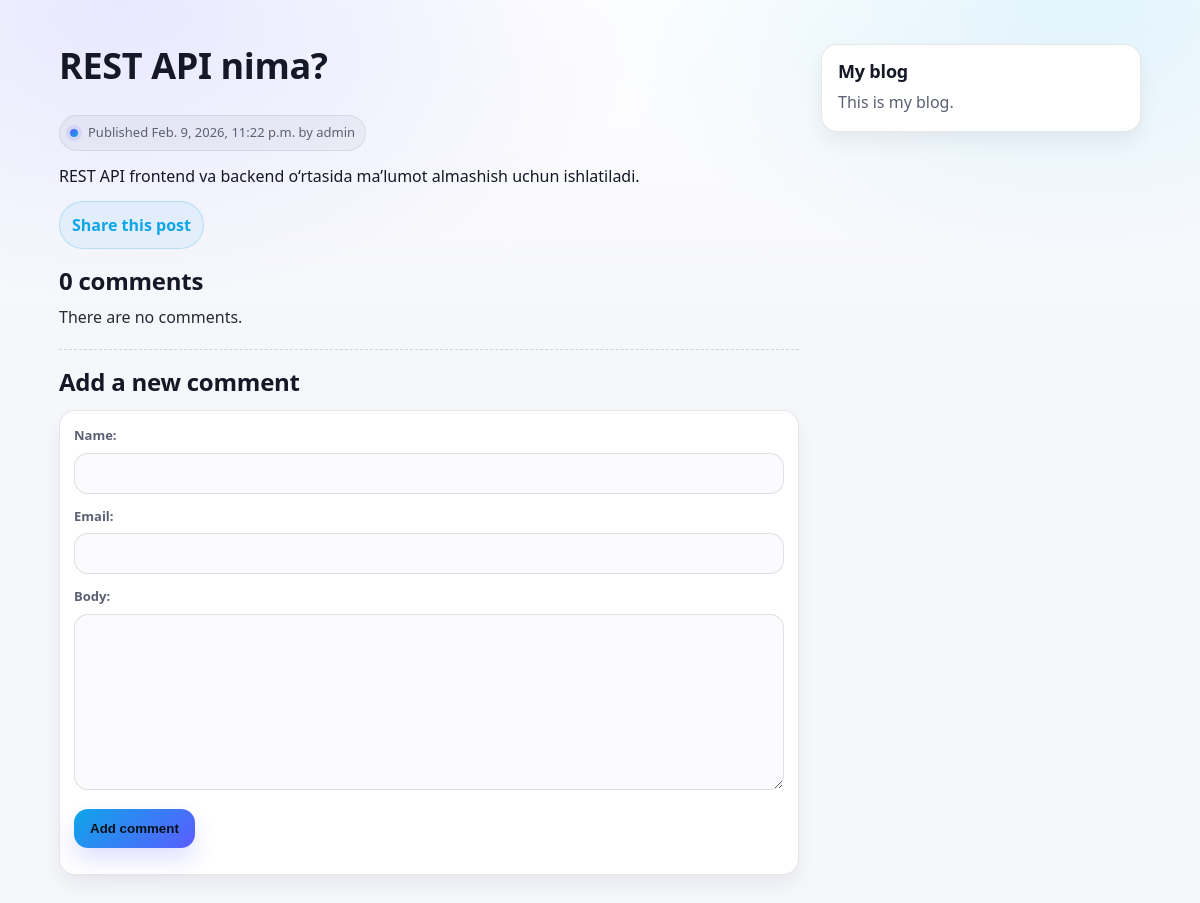
Page /post/2026/2/9/rest-api-nima/ on the committed database.
### blog/models.py (models this page shows, shortened)
class Post(models.Model):
    class Status(models.TextChoices):
        DRAFT = 'DF', 'Draft'
        PUBLISHED = 'PB', 'Published'
    title = models.CharField(max_length=250)
    slug = models.SlugField(max_length=250, unique_for_date='publish')
    author = models.ForeignKey(
        User,
        on_delete=models.CASCADE,
        related_name='blog_posts'
    )
    body = models.TextField()
    publish = models.DateTimeField(default=timezone.now)
    created = models.DateTimeField(auto_now_add=True)
    updated = models.DateTimeField(auto_now=True)
    status = models.CharField(
        max_length=2,
        choices=Status.choices,
        default=Status.DRAFT
    )
    objects = models.Manager()
    published = PublishedManager()
    class Meta:
        ordering = ['-publish']
        indexes = [
            models.Index(fields=['-publish']),
        ]

### blog/views.py (the view)
# urls.py: path('post/<int:year>/<int:month>/<int:day>/<slug:post>/', post_detail, name='post_detail'),
def post_detail(request, year, month, day, post):
    post = get_object_or_404(
        Post,
        status=Post.Status.PUBLISHED,
        slug=post,
        publish__year=year,
        publish__month=month,
        publish__day=day
    )
    comments = post.comments.filter(active=True)
    form = CommentForm()
    context = {
        'post': post,
        'comments': comments,
        'form': form,
    }
    return render(request, 'blog/post/detail.html', context=context)

### blog/forms.py
class CommentForm(forms.ModelForm):
    class Meta:
        model = Comment
        fields = ['name', 'email', 'body']

### templates/blog/post/detail.html (shortened to what this page needs)
{% extends "blog/base.html" %}
{% block content %}
    <h1>{{ post.title }}</h1>
    <p class="date">
        Published {{ post.publish }} by {{ post.author }}
    </p>
    {{ post.body|linebreaks }}
    <p>
        <a href="{% url 'blog:post_share' post.id %}">
            Share this post
        </a>
    </p>
    {% with comments.count as total_comments %}
        <h2>
            {{ total_comments }} comment{{ total_comments|pluralize }}
        </h2>
    {% endwith %}
    {% for comment in comments %}
        <div class="comment">
            <p class="info">
                Comment {{ forloop.counter }} by {{ comment.name }}
                {{ comment.created }}
            </p>
            {{ comment.body|linebreaks }}
        </div>
    {% empty %}
        <p>There are no comments.</p>
    {% endfor %}
    {% include "blog/post/includes/comment_form.html" %}
{% endblock %}

### static/css/blog.css (style rules this page uses)
:root { --bg: #f6f7fb; --text: #151826; --muted: #5b6173; --muted2:#737a8f; --card: #ffffff; --line: rgba(20, 24, 38, .10); --accent: #5b5cff; --accent2:#0ea5e9; --radius: 16px; --shadow: 0 12px 30px rgba(20,24,38,.08); --shadow2: 0 10px 20px rgba(20,24,38,.06); --max: 1100px; }
* { box-sizing:border-box; }
html,body { height:100%; }
body { margin:0; color:var(--text); font:16px/1.65 system-ui,-apple-system,Segoe UI,Roboto,Arial,"Noto Sans","Helvetica Neue",sans-serif; background: radial-gradient(900px 500px at 10% 0%, rgba(91,92,255,.14), transparent 60%), radial-gradient(900px 500px at 90% 0%, rgba(14,165,233,.12), transparent 55%), linear-gradient(180deg, #ffffff, var(--bg) 35%, var(--bg)); }
@media (min-width: 980px) { body { display:grid; grid-template-columns: 1fr minmax(0, 740px) minmax(0, 320px) 1fr; column-gap: 22px; } }
h1,h2,h3 { margin:0 0 12px; line-height:1.2; letter-spacing:-.01em; }
h1 { font-size: clamp(28px, 3vw, 42px); }
h2 { font-size: clamp(18px, 2vw, 24px); }
p { margin:0 0 12px; color: var(--text); }
a { color: var(--accent2); text-decoration:none; font-weight:700; }
#content h1 { margin-bottom: 18px; }
#content h2 { margin: 18px 0 8px; }
.date { margin: 10px 0 12px; font-size: 13px; color: var(--muted); display: inline-flex; gap: 10px; align-items: center; padding: 6px 10px; border-radius: 999px; background: rgba(20,24,38,.04); border: 1px solid rgba(20,24,38,.08); }
.date::before { content:""; width:8px; height:8px; border-radius: 99px; background: linear-gradient(135deg, var(--accent), var(--accent2)); box-shadow: 0 0 0 4px rgba(91,92,255,.12); }
#content h2 ~ p { color: rgba(21,24,38,.92); }
#content > h1 + .date { margin-top: 10px; }
#content a[href*="share"] { display:inline-flex; align-items:center; gap:8px; padding: 10px 12px; border-radius: 999px; border: 1px solid rgba(14,165,233,.22); background: rgba(14,165,233,.07); }
label { display:block; margin: 0 0 6px; color: var(--muted); font-size: 13px; font-weight: 800; }
input[type="text"], input[type="email"], input[type="url"], input[type="password"], textarea, select { width:100%; padding: 12px 12px; border-radius: 14px; border: 1px solid rgba(20,24,38,.12); background: #fbfbfe; color: var(--text); outline:none; transition: border-color .15s ease, box-shadow .15s ease; }
textarea { min-height: 120px; resize: vertical; }

### rows in the picture
Post: title "REST API nima?", publish "Feb. 9, 2026, 11:22 p.m.", author "admin", body "REST API frontend va backend o‘rtasida ma’lumot almashish uchun ishlatiladi."

### other values in the picture
{{ total_comments }} "0"
